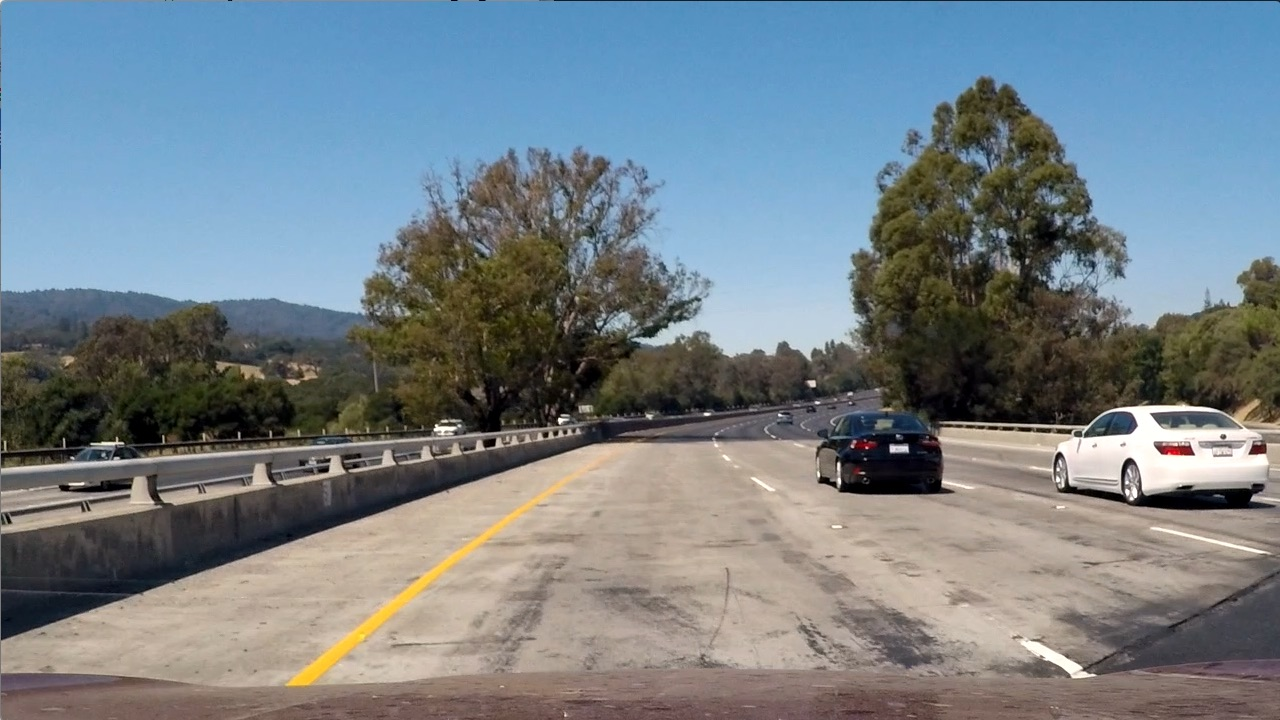
#> input picture test_images/test1.jpg, 1280 x 720 px; its folder holds 6 pictures in this run
$ jupyter execute --allow-errors P5.ipynb   (shell and % lines are left out)   (older library calls are emulated)
#> lines starting #> are read from the running program, lines starting #| are printed output that depends on the picture
# Self-Driving Car Engineer Nanodegree

## Project: **Vehicle Detection**
***

## Functions

[cell 1]
#Feature Extraction
import matplotlib.image as mpimg
import numpy as np
import cv2
from skimage.feature import hog
import matplotlib.pyplot as plt

# [46 lines left out: functions convert_color, get_hog_features, bin_spatial, color_hist, not called in this run]

# Define a function to extract features from a list of images
# Have this function call bin_spatial() and color_hist()
def extract_features(imgs, color_space='RGB', spatial_size=(32, 32),
                        hist_bins=32, orient=9,
                        pix_per_cell=8, cell_per_block=2, hog_channel=0,
                        spatial_feat=True, hist_feat=True, hog_feat=True, flipImage = False):
    # Create a list to append feature vectors to
    features = []
    # Iterate through the list of images
    for file in imgs:
        img_list = []

        # Read in each one by one
        image = mpimg.imread(file)
        img_list.append(image)

        if flipImage:
            #flip image horizontally
            image = cv2.flip(image,1)
            img_list.append(image)

        for image in img_list:
            file_features = []
            # apply color conversion if other than 'RGB'
            if color_space != 'RGB':
                if color_space == 'GRAY':
                    feature_image = cv2.cvtColor(image, cv2.COLOR_RGB2GRAY)
                if color_space == 'HSV':
                    feature_image = cv2.cvtColor(image, cv2.COLOR_RGB2HSV)
                elif color_space == 'LUV':
                    feature_image = cv2.cvtColor(image, cv2.COLOR_RGB2LUV)
                elif color_space == 'HLS':
                    feature_image = cv2.cvtColor(image, cv2.COLOR_RGB2HLS)
                elif color_space == 'YUV':
                    feature_image = cv2.cvtColor(image, cv2.COLOR_RGB2YUV)
                elif color_space == 'YCrCb':
                    feature_image = cv2.cvtColor(image, cv2.COLOR_RGB2YCrCb)
            else: feature_image = np.copy(image)

            if spatial_feat == True:
                spatial_features = bin_spatial(feature_image, size=spatial_size)
                file_features.append(spatial_features)
            if hist_feat == True and color_space !='GRAY':
                # Apply color_hist()
                hist_features = color_hist(feature_image, nbins=hist_bins)
                file_features.append(hist_features)
            if hog_feat == True:
            # Call get_hog_features() with vis=False, feature_vec=True
                if color_space =='GRAY':
                    hog_features = get_hog_features(feature_image, orient,
                        pix_per_cell, cell_per_block, vis=False, feature_vec=True)
                elif hog_channel == 'ALL':
                    hog_features = []
                    for channel in range(feature_image.shape[2]):
                        hog_features.append(get_hog_features(feature_image[:,:,channel],
                                            orient, pix_per_cell, cell_per_block,
                                            vis=False, feature_vec=True))
                    hog_features = np.ravel(hog_features)
                else:
                    hog_features = get_hog_features(feature_image[:,:,hog_channel], orient,
                                pix_per_cell, cell_per_block, vis=False, feature_vec=True)
                # Append the new feature vector to the features list
                file_features.append(hog_features)
            features.append(np.concatenate(file_features))
    # Return list of feature vectors
    return features

# Define a function that takes an image,
# start and stop positions in both x and y,
# window size (x and y dimensions),
# and overlap fraction (for both x and y)
def slide_window(img, x_start_stop=[None, None], y_start_stop=[None, None],
                    xy_window=(64, 64), xy_overlap=(0.5, 0.5)):
    # If x and/or y start/stop positions not defined, set to image size
    if x_start_stop[0] == None:
        x_start_stop[0] = 0
    if x_start_stop[1] == None:
        x_start_stop[1] = img.shape[1]
    if y_start_stop[0] == None:
        y_start_stop[0] = 0
    if y_start_stop[1] == None:
        y_start_stop[1] = img.shape[0]
    # Compute the span of the region to be searched
    xspan = x_start_stop[1] - x_start_stop[0]
    yspan = y_start_stop[1] - y_start_stop[0]
    # Compute the number of pixels per step in x/y
    nx_pix_per_step = np.int(xy_window[0]*(1 - xy_overlap[0]))
    ny_pix_per_step = np.int(xy_window[1]*(1 - xy_overlap[1]))
    # Compute the number of windows in x/y
    nx_buffer = np.int(xy_window[0]*(xy_overlap[0]))
    ny_buffer = np.int(xy_window[1]*(xy_overlap[1]))
    nx_windows = np.int((xspan-nx_buffer)/nx_pix_per_step)
    ny_windows = np.int((yspan-ny_buffer)/ny_pix_per_step)
    # Initialize a list to append window positions to
    window_list = []
    # Loop through finding x and y window positions
    # Note: you could vectorize this step, but in practice
    # you'll be considering windows one by one with your
    # classifier, so looping makes sense
    for ys in range(ny_windows):
        for xs in range(nx_windows):
            # Calculate window position
            startx = xs*nx_pix_per_step + x_start_stop[0]
            endx = startx + xy_window[0]
            starty = ys*ny_pix_per_step + y_start_stop[0]
            endy = starty + xy_window[1]

            # Append window position to list
            window_list.append(((startx, starty), (endx, endy)))
    # Return the list of windows
    return window_list

# Define a function to draw bounding boxes
# [9 lines left out: function draw_boxes, not called in this run]

[cell 2]
#Train the classifier
import glob
import time
from sklearn.svm import LinearSVC
from sklearn.preprocessing import StandardScaler
from skimage.feature import hog

# NOTE: the next import is only valid for scikit-learn version <= 0.17
# for scikit-learn >= 0.18 use:
# from sklearn.model_selection import train_test_split
from sklearn.cross_validation import train_test_split

# Define a function to extract features from a single image window
# This function is very similar to extract_features()
# just for a single image rather than list of images
# [82 lines left out: functions single_img_features, search_windows, not called in this run]


# Read in cars and notcars
images = glob.glob('./Training/vehicles/*/*.png')
cars = []
for image in images:
    cars.append(image)

print(np.shape(cars))
images = glob.glob('./Training/non-vehicles/*/*.png')
notcars = []
for image in images:
    notcars.append(image)
print(np.shape(notcars))


color_space = 'YCrCb' # Can be RGB, HSV, LUV, HLS, YUV, YCrCb
orient = 9  # HOG orientations
pix_per_cell = 8 # HOG pixels per cell
cell_per_block = 2 # HOG cells per block
hog_channel = 'ALL' # Can be 0, 1, 2, or "ALL"
spatial_size = (32, 32) # Spatial binning dimensions
hist_bins = 32    # Number of histogram bins
spatial_feat = True # Spatial features on or off
hist_feat = True # Histogram features on or off
hog_feat = True # HOG features on or off


car_features = extract_features(cars, color_space=color_space,
                        spatial_size=spatial_size, hist_bins=hist_bins,
                        orient=orient, pix_per_cell=pix_per_cell,
                        cell_per_block=cell_per_block,
                        hog_channel=hog_channel, spatial_feat=spatial_feat,
                        hist_feat=hist_feat, hog_feat=hog_feat, flipImage=False)
notcar_features = extract_features(notcars, color_space=color_space,
                        spatial_size=spatial_size, hist_bins=hist_bins,
                        orient=orient, pix_per_cell=pix_per_cell,
                        cell_per_block=cell_per_block,
                        hog_channel=hog_channel, spatial_feat=spatial_feat,
                        hist_feat=hist_feat, hog_feat=hog_feat, flipImage=False)
#> further down, image is the input picture: shape (720, 1280, 3); mean R, G, B 117.5, 128.7, 135.5

X = np.vstack((car_features, notcar_features)).astype(np.float64)
print(np.shape(X))
# Fit a per-column scaler
#> (the rest of this cell did not finish here and is left out)

[cell 3]
import pickle

#> (the rest of this cell did not finish here and is left out)

[cell 4]
import matplotlib.pyplot as plt

images = glob.glob('./test_images/*.jpg')

#> (the rest of this cell did not finish here and is left out)

#> `windows = slide_window(image, x_start_stop=[None, None], y_start_stop=..`: windows = 125 items

    hot_windows = search_windows(image, windows, svc, X_scaler, color_space=color_space,
                            spatial_size=spatial_size, hist_bins=hist_bins,
                            orient=orient, pix_per_cell=pix_per_cell,
                            cell_per_block=cell_per_block,
                            hog_channel=hog_channel, spatial_feat=spatial_feat,
                            hist_feat=hist_feat, hog_feat=hog_feat)

    window_img = draw_boxes(draw_image, hot_windows, color=(0, 0, 255), thick=6)

    plt.figure()
    plt.imshow(window_img)
#plt.imshow(cv2.flip(image,1))

[cell 5]
import matplotlib.image as mpimg
import matplotlib.pyplot as plt
import numpy as np
import pickle
import cv2
from scipy.ndimage.measurements import label

# Define a single function that can extract features using hog sub-sampling and make predictions
# [110 lines left out: functions find_cars, add_heat, dec_heat, apply_threshold, draw_labeled_bboxes, not called in this run]

[cell 6]
# Read in image similar to one shown above
image = mpimg.imread('./test_images/test5.jpg')
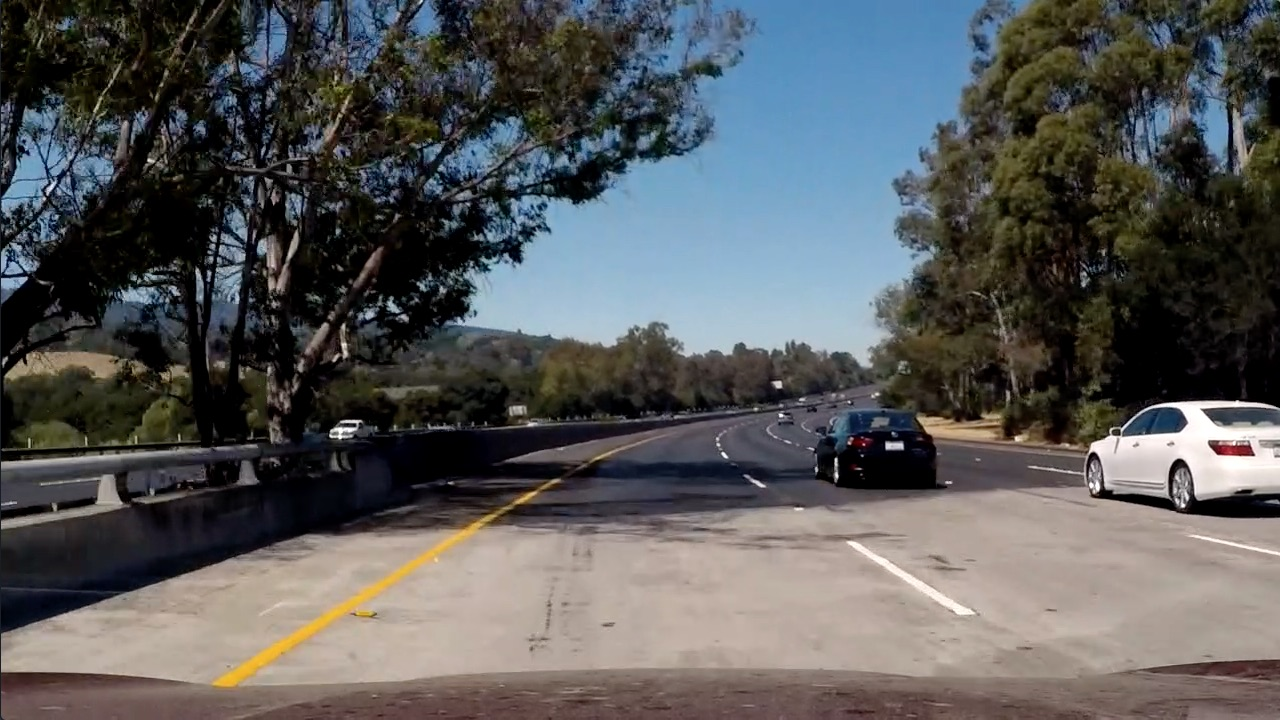
#> input picture test_images/test5.jpg, 1280 x 720 px
#> image is the input picture: shape (720, 1280, 3); mean R, G, B 88.5, 89.3, 89.8
heat = np.zeros_like(image[:,:,0]).astype(np.float)
image = image.astype(np.float32)/255

ystart = 400
ystop = 656
scale = 1.5


#> (the rest of this cell did not finish here and is left out)

[cell 7]
from collections import deque
from scipy.ndimage.measurements import label

class DetectVehicles:
    def __init__(self):
        self.ystart = []
        self.ystop  = []
        self.xstart = []
        self.xstop  = []
        self.scales = []
        self.svc = []
        self.X_scaler = []
        self.orient = 0
        self.pix_per_cell = 0
        self.cell_per_block = 0
        self.spatial_size = 0
        self.hist_bins = 0
        self.bbox_current = []
        self.bbox_old     = []
        self.heat_map_current = []
        self.count = 0
        self.history_length = 6
        self.history = []
        self.color_space = 'YCrCb'
        self.heatMapThresh = 5
        self.strucElement = np.ones((50, 50))
        self.full_process_interval = 2


    # [274 lines left out: functions SetClassifierVars, SetScales, convert_color, get_hog_features, bin_spatial, color_hist and 6 more, not called in this run]

[cell 8]
import matplotlib.pyplot as plt
import matplotlib.image as mpimg
import numpy as np
import cv2

color_space = 'YCrCb' # Can be RGB, HSV, LUV, HLS, YUV, YCrCb
orient = 9  # HOG orientations
pix_per_cell = 8 # HOG pixels per cell
cell_per_block = 2 # HOG cells per block
hog_channel = 'ALL' # Can be 0, 1, 2, or "ALL"
spatial_size = (32, 32) # Spatial binning dimensions
hist_bins = 32    # Number of histogram bins
spatial_feat = True # Spatial features on or off
hist_feat = True # Histogram features on or off
hog_feat = True # HOG features on or off
xstart = [0,  0,    0]
xstop  = [1280,  1280, 1280 ]
ystart = [380,  400, 500 ]
ystop =  [480,  600, 700 ]
scales = [1, 1.5, 2]
history_length = 10
heatMapThresh  = 5

det = DetectVehicles()
#> (the rest of this cell did not finish here and is left out)

[cell 9]
from moviepy.editor import VideoFileClip
from IPython.display import HTML

#> (the rest of this cell did not finish here and is left out)

## Lane detection

[cell 10]
import glob

def find_calibration_parameters(calibration_dir):
    # prepare object points
    nx = 9
    ny = 6

    objectPoints = []
    imagePoints  = []

    objP = np.zeros((9*6,3),np.float32)
    objP[:,:2] = np.mgrid[0:9,0:6].T.reshape(-1,2)

    #find the files and iterate over them
    files = glob.glob(calibration_dir+"calibration*.jpg")

    fig = plt.figure(figsize=(20, 10))
    count = 0
    for file in files:

        #increment the count
        count+=1

        #print(file)
        img = cv2.imread(file)

        # Convert to grayscale
        gray = cv2.cvtColor(img, cv2.COLOR_BGR2GRAY)

        # Find the chessboard corners
        ret, corners = cv2.findChessboardCorners(gray, (nx, ny), None)

       # If found, draw corners
        if ret == True:
            imagePoints.append(corners)
            objectPoints.append(objP)

            #Draw and display the corners
            cv2.drawChessboardCorners(img, (nx, ny), corners, ret)
            ax = fig.add_subplot(5, 4, count)
            ax.imshow(img)
        else:
            ax = fig.add_subplot(5, 4, count)
            ax.imshow(np.zeros(img.shape))

    ret, mtx, dist, rvecs, tvecs = cv2.calibrateCamera(objectPoints, imagePoints, gray.shape[::-1], None, None)
    return mtx, dist

#> (a cell that did not finish here is left out)


img = cv2.imread('./camera_cal/calibration1.jpg')
undst = cv2.undistort(img, mtx, dist, None, mtx)

plt.figure(figsize=(20, 10))
plt.subplot(121)
plt.imshow(img)
plt.subplot(122)
plt.imshow(undst)

img = cv2.imread('./test_images/test1.jpg')
img = cv2.cvtColor(img, cv2.COLOR_BGR2RGB)
undst = cv2.undistort(img, mtx, dist, None, mtx)

plt.figure(figsize=(20, 10))
plt.subplot(121)
plt.imshow(img)
plt.subplot(122)
plt.imshow(undst)

[cell 12]
import matplotlib.pyplot as plt
import matplotlib.image as mpimg
import numpy as np

def warp_perspective(img):
    # Perspective Transform
    src = np.float32([(200, 720), (580, 480), (720, 480), (1050, 700)])
    dst = np.float32([(280, 720), (400, 190), (920, 190), (960, 720)])
    M = cv2.getPerspectiveTransform(src, dst)
    Minv = cv2.getPerspectiveTransform(dst, src)
    img_size = img.shape
    warped = cv2.warpPerspective(img, M, img_size[1::-1], flags=cv2.INTER_LINEAR)
    return warped, M, Minv

[cell 13]
img = cv2.imread('./test_images/test1.jpg')
img = cv2.cvtColor(img, cv2.COLOR_BGR2RGB)
#> (the rest of this cell did not finish here and is left out)

[cell 14]
import cv2

def plot_color_space(img, colorspace):

    color_t = getattr(cv2, 'COLOR_RGB2{}'.format(colorspace))
    resImage = cv2.cvtColor(img, color_t)

    plt.figure(figsize=(20, 10))
    plt.subplot(141)
    plt.imshow(img)
    plt.subplot(142)
    plt.imshow(resImage[:,:,0],cmap='gray')
    plt.title('{} Channel'.format(colorspace[0]))
    plt.subplot(143)
    plt.imshow(resImage[:,:,1],cmap='gray')
    plt.title('{} Channel'.format(colorspace[1]))
    plt.subplot(144)
    plt.imshow(resImage[:,:,2],cmap='gray')
    plt.title('{} Channel'.format(colorspace[2]))


# Read in and grayscale the image
image = mpimg.imread('test_images/test5.jpg')

#image = cv2.cvtColor(image, cv2.COLOR_BGR2RGB)
lane_persp_view,M,Minv = warp_perspective(image)
#> in warp_perspective, `warped = cv2.warpPerspective(img, M, img_size[1::-1], flags=cv2.INTER_..`:
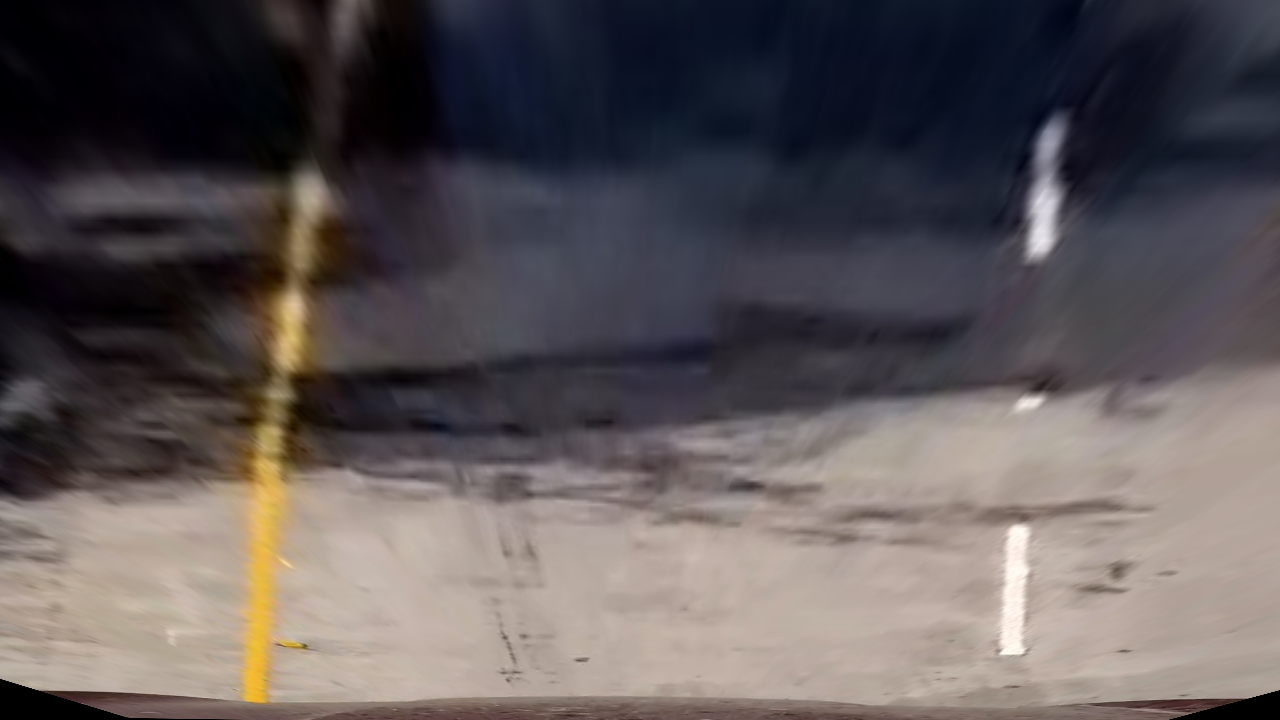
#> warped: shape (720, 1280, 3); mean R, G, B 93.5, 86.5, 87.7
#> M = [[-0.559, -1.49, 979.4], [0.00299, -2.1, 976.7], [1.57e-05, -0.00242, 1]]; Minv = [[0.227, -0.747, 507.1], [0.0105, -0.488, 465.9], [2.19e-05, -0.00117, 1]]

plot_color_space(lane_persp_view,'HSV')
#> in plot_color_space, `resImage = cv2.cvtColor(img, color_t)`: resImage: shape (720, 1280, 3); mean H, S, V 76.1, 72.6, 99.8
plot_color_space(lane_persp_view,'LAB')
plot_color_space(lane_persp_view,'HLS')
